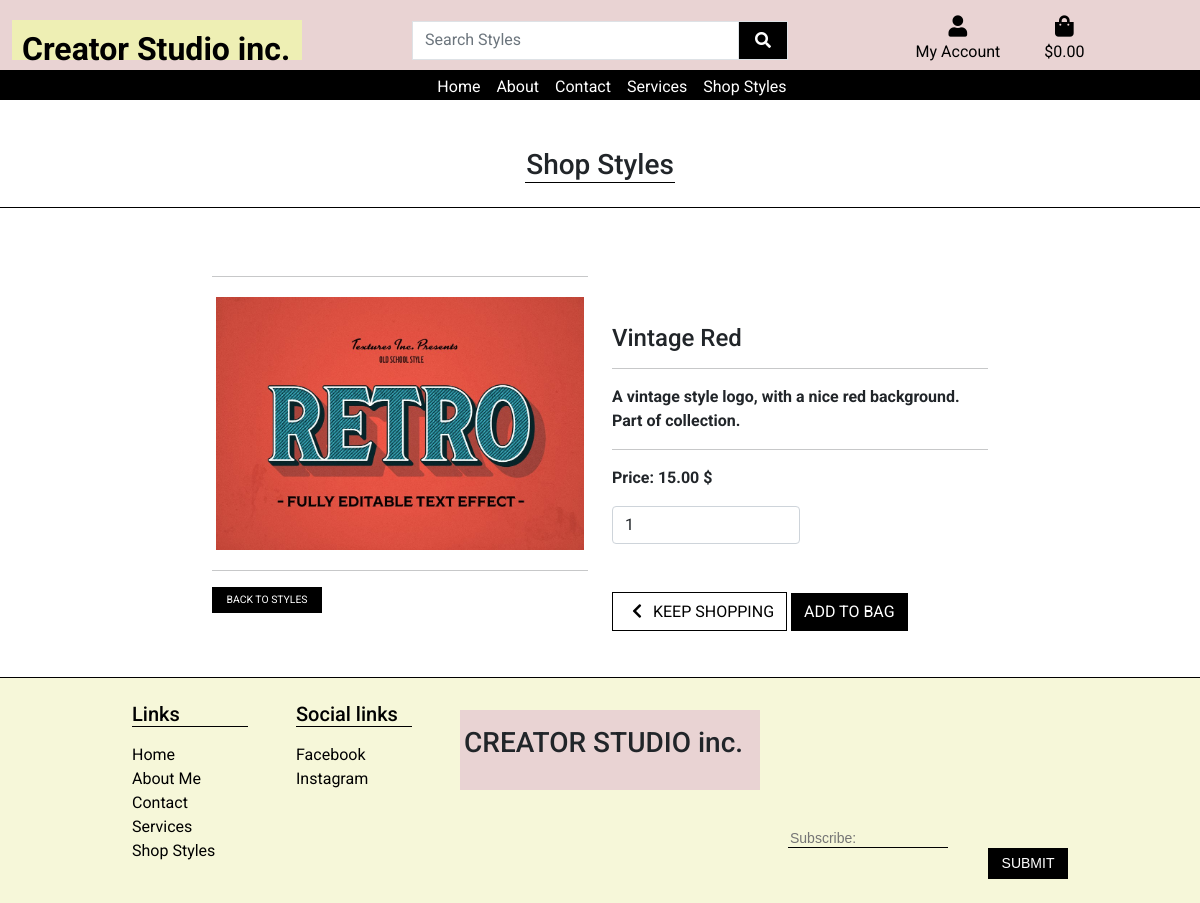
Page /styles/1 on the committed database.
### styles/models.py (models this page shows, shortened)
class ShopStyles(models.Model):
    class Meta:
        verbose_name_plural = 'Shop Styles'
    style_image = models.ImageField(null=True, blank=True)
    sku = models.CharField(max_length=254, null=True, blank=True)
    style_name = models.CharField(max_length=254)
    style_price = models.DecimalField(max_digits=6, decimal_places=2)
    style_description = models.TextField()

### styles/views.py (the view)
# urls.py: path('<style_id>', views.style_detail, name='style_detail'),
def style_detail(request, style_id):
    style = get_object_or_404(ShopStyles, pk=style_id)
    context = {
        'style': style,
    }
    return render(request, 'styles/style_detail.html', context)

### bag/contexts.py (called while the page is built, shortened)
def bag_contents(request):
    bag_items = []
    total = 0
    product_count = 0
    bag = request.session.get('bag', {})
    grand_total = total
    context = {
        'bag_items': bag_items,
        'total': total,
        'product_count': product_count,
        'grand_total': grand_total,
    }
    return context

### styles/templates/styles/style_detail.html (shortened to what this page needs)
{% extends 'base.html' %}
{% load static %}
{% block extra_css %}
<link rel="stylesheet" href="{% static 'styles/css/styles.css' %}">
{% endblock %}
{% block content %}
{% block page_header %}
<div class="container header-container">
</div>
{% endblock %}
<div class="page-header d-flex justify-content-md-center mt-5 mb-3">
    <h3 class="text-center mt-3 underline ">Shop Styles</h3>
</div>
<div class="line-break"></div>
<div class="container-fluid mb-3">
    <div class="row">
        <div class="col-12 col-md-6 col-lg-4 offset-lg-2">
            <div class="image-container my-5">
                <hr>
                {% if style.style_image %}
                <a href="{{ style.style_image.url }}" target="_blank">
                    <img class="card-img-top img-thumbnail border-0 mb-0" src="{{ style.style_image.url }}"
                        alt="{{ style.style_name }}">
                </a>
                {% else %}
                <a href="#">
                    <img class="card-img-top img-fluid border-0" src="{{ MEDIA_URL }}noimage.png"
                        alt="{{ style.style_name }}">
                </a>
                {% endif %}
                <hr>
                <button class="back-button btn btn-md rounded-0 text-uppercase py-1"><a href="{% url 'styles' %}">Back
                        to styles</a></button>
            </div>
        </div>
        <div class="col-12 col-md-6 col-lg-4 mt-5 pt-5">
            <h4>{{ style.style_name }}</h4>
            <hr>
            <p><strong>{{ style.style_description }}</strong></p>
            <hr>
            <p><strong>Price: {{ style.style_price }} $</strong></p>
            <form classs="form" action="{% url 'add_to_bag' style.id %}" method="POST">
                <div class="form-row">
                    <div class="col-12">
                        <div class="form-group w-50">
                            <div class="input-group">
                                <input class="form-control qty_input" type="number" name="quantity" value="1" min="1" max="1" data-item_id="{{ style.id }}" id="id_qty_{{ style.id }}">
                            </div>
                        </div>
                    </div>
                    <div class="col-12">
                        <a href="{% url 'styles' %}" class="btn btn-outline-black rounded-0 mt-5">
                            <span class="icon">
                                <i class="fas fa-chevron-left"></i>
                            </span>
                            <span class="text-uppercase">Keep Shopping</span>
                        </a>
                        <input type="submit" class="btn btn-black rounded-0 text-uppercase mt-5" value="Add to bag">
                    </div>
                </div>
            </form>
        </div>
    </div>
</div>
{% endblock %}

### static/css/base.css (style rules this page uses)
html { height: 100%; }
body { font-family: Roboto, sans-serif; height: 100%; }
.btn-black { background: black; color: white; }
.page-header { justify-content: center; margin-top: 150px; }
.btn-outline-black { background: white; color: black !important; border: 1px solid black; }
.icon { align-items: center; display: inline-flex; justify-content: center; height: 1.5rem; width: 1.5rem; }
a { color: inherit; text-decoration: none; transition: all 0.3s; }
@media (min-width: 1200px) { .container { max-width: 80%; } }
@media (min-width: 992px) { .header-container { padding-top: 30px; } }

### styles/static/styles/css/styles.css (style rules this page uses)
.page-header { justify-content: center; }
.underline { width: 150px; border-bottom: 1px solid black; }
.line-break { border-bottom: 1px solid black; margin-bottom: 20px; }
.back-button { background: black; color: white; width: 110px; font-size: .65rem; }
.btn-black { background: black; color: white; }
.btn-outline-black { background: white; color: black !important; border: 1px solid black; }

### rows in the picture
ShopStyles: style_image (picture), style_name "Vintage Red", style_description "A vintage style logo, with a nice red background. Part of collection.", style_price "15.00", quantity "1"
